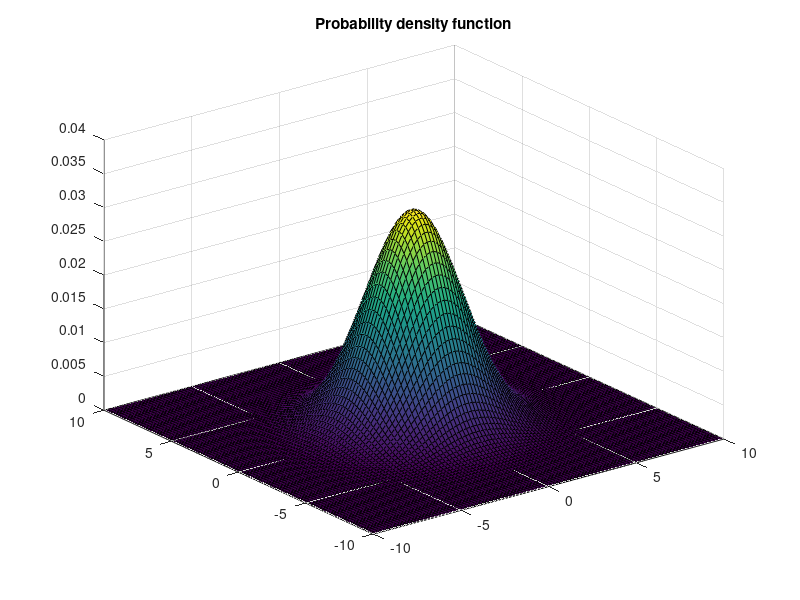

Recreate this plot in MATLAB. (Note: this script raises an error after producing the figure.)
% This script cumputes a bidimensional gaussian distribution and plots it.
% This probability function is assumed to represent the probability a fault
% happens on the chip in the coordinates (x1, x2).
% After that, a map is created where random faults are simulated. The value
% 0 in the map means 'no fault' and 1 means 'fault', whereas -1 indicates 
% the points out of the circular wafer

clear all
close all
clc

% Initializing variables for gussian plot
ray = 50;
pixelNumber = 100;
maximumFaultProbability = 0.1;

x1 = linspace(-10,10,2*ray);
x2 = x1;

mean = [0,0];
normalizedVariance = [0.1, 0; 0, 0.1];
variance = ray.*normalizedVariance;

[X1,X2] = meshgrid(x1,x2);

rng = 'default'; % for reproducibility

% Computing and plotting multivariate normal probability density function
Z = mvnpdf([X1(:), X2(:)], mean, variance);
Z = reshape(Z, length(x1), length(x2));

figure(1)
surf(X1,X2,Z)
title('Probability density function')

% Filling sqare matrix with simbolic values. Fault are deloyed according to
% the probabilit function.
faultMap = fillSquareGrid(Z, pixelNumber, maximumFaultProbability);
faultMap = createCircularGrid(faultMap, ray);
faultNumber = length(find(faultMap==1));

% Plotting fault map
figure(2)
pcolor(faultMap)
title('Fault map')
